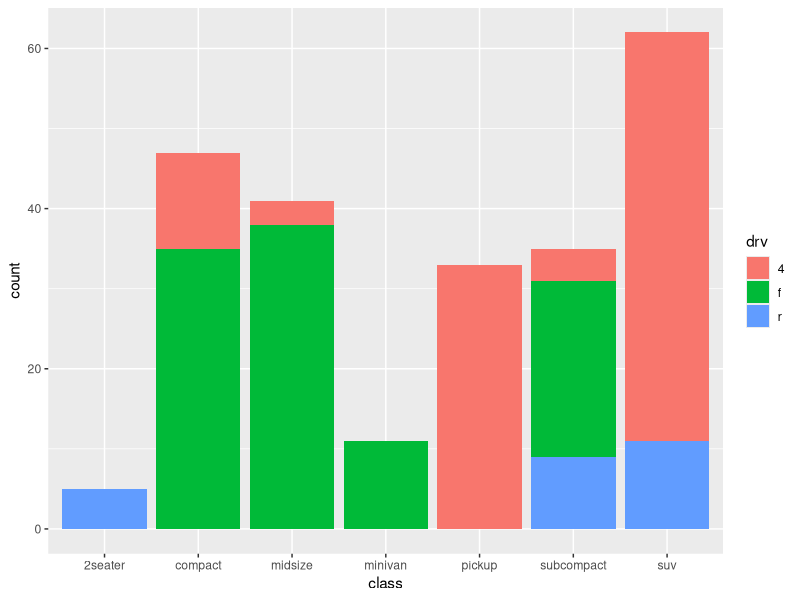
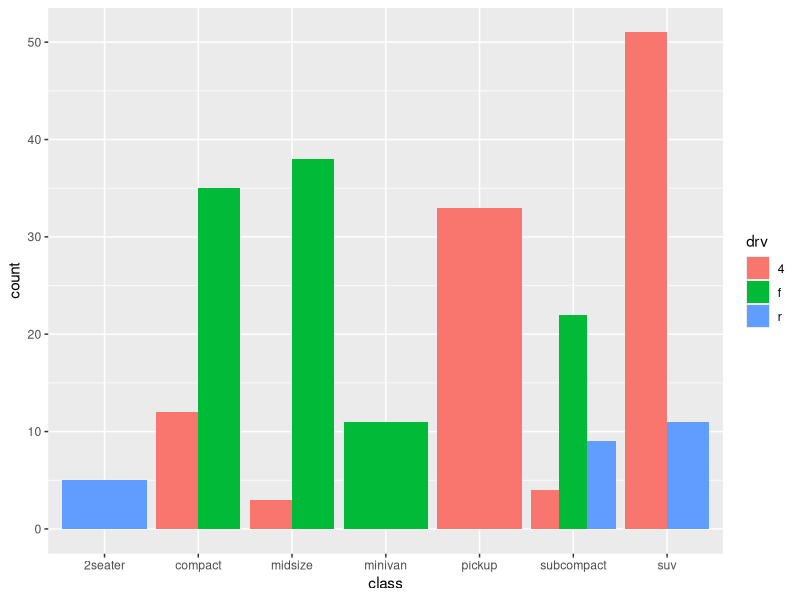
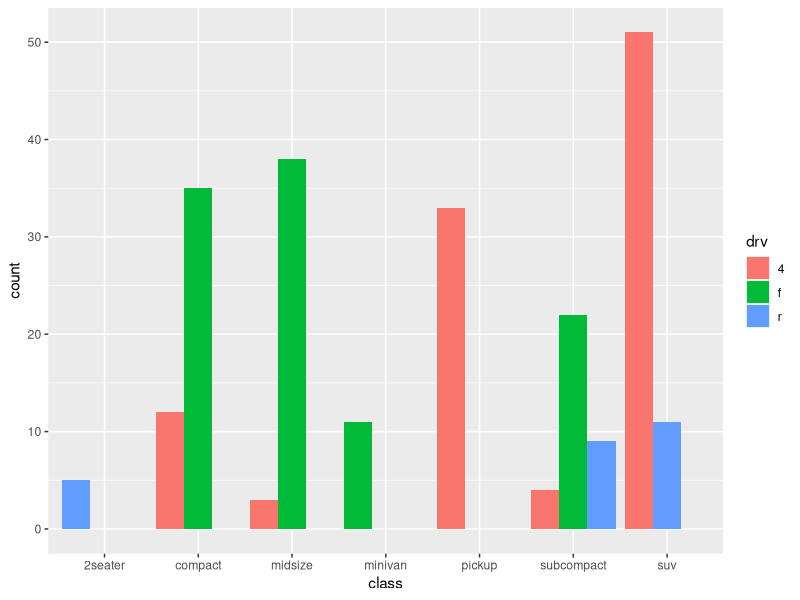
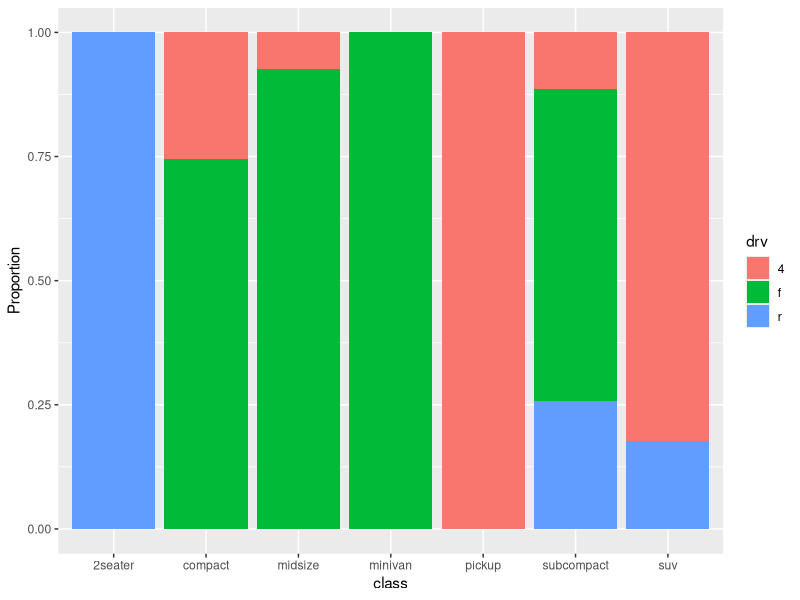
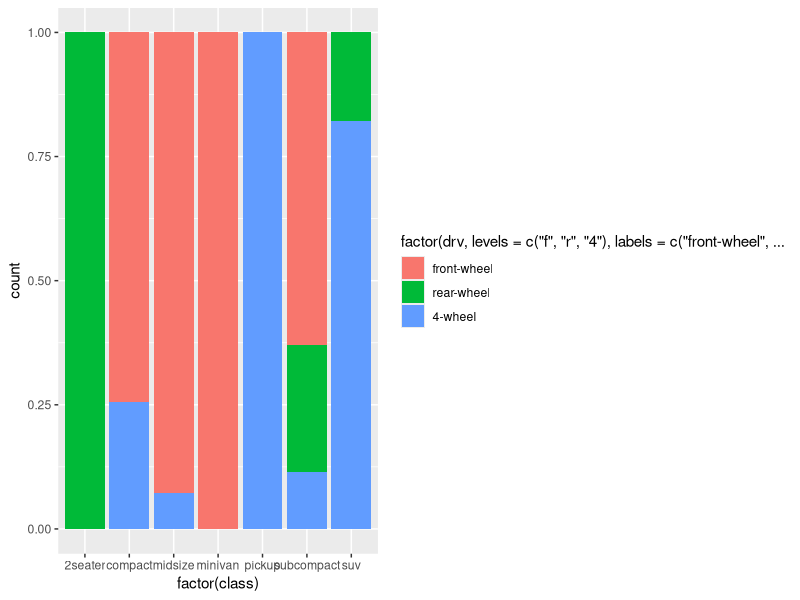
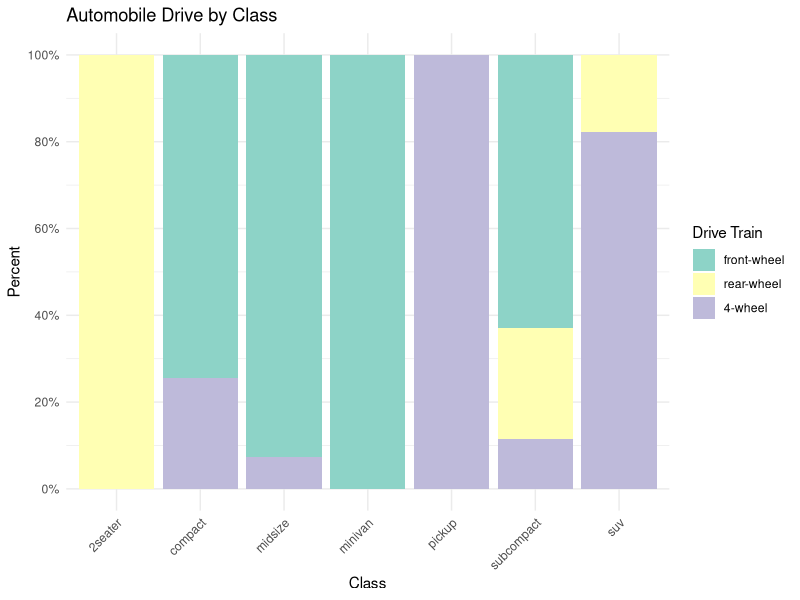
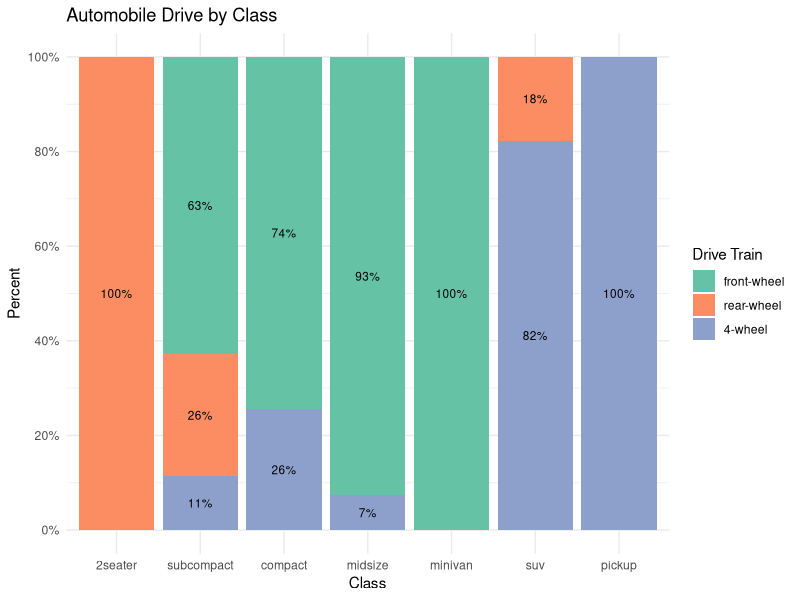
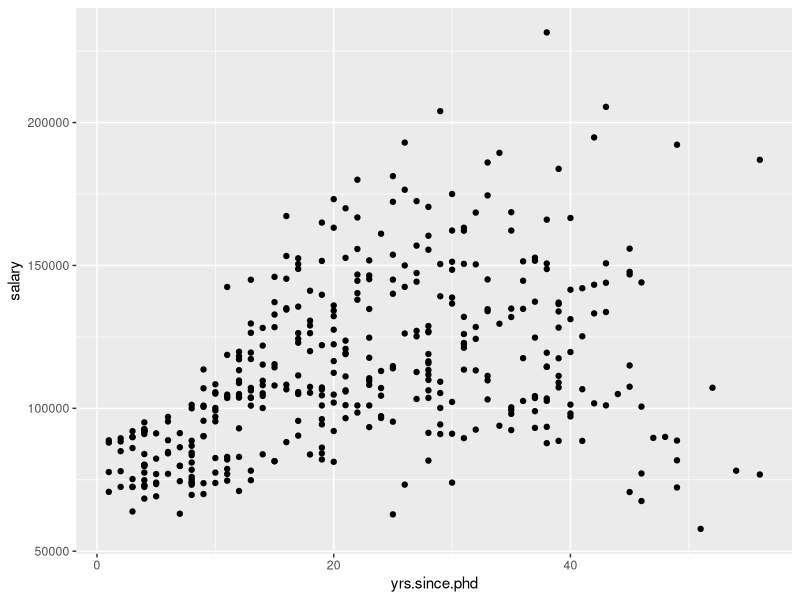

Write R code to recreate these figures, in order. (Note: this script raises an error after producing the figures.)
## ---- chunk 1
knitr::opts_chunk$set(echo = TRUE, warning = FALSE, message = FALSE)
## ---- chunk 2
library(ggplot2)

# stacked bar chart
ggplot(mpg, 
       aes(x = class, 
           fill = drv)) + 
  geom_bar(position = "stack")
## ---- chunk 3
library(ggplot2)

# grouped bar plot
ggplot(mpg, 
       aes(x = class, 
           fill = drv)) + 
  geom_bar(position = "dodge")
## ---- chunk 4
library(ggplot2)

# grouped bar plot preserving zero count bars
ggplot(mpg, 
       aes(x = class, 
           fill = drv)) + 
  geom_bar(position = position_dodge(preserve = "single"))
## ---- chunk 5
library(ggplot2)

# bar plot, with each bar representing 100%
ggplot(mpg, 
       aes(x = class, 
           fill = drv)) + 
  geom_bar(position = "fill") +
  labs(y = "Proportion")
## ---- chunk 6
library(ggplot2)
data(mpg)

# bar plot, with each bar representing 100%, 
# reordered bars, and better labels and colors
library(scales)
b <- ggplot(mpg, aes(x = factor(class),
                     fill = factor(drv,
                                   levels = c("f", "r", "4"),
                                   labels = c("front-wheel", 
                                              "rear-wheel", 
                                              "4-wheel"))))
b + geom_bar(position = "fill")

b + geom_bar(position = "fill") +
  scale_y_continuous(breaks = seq(0, 1, .2), 
                     label = percent) +
  scale_fill_brewer(palette = "Set3") +
  labs(y = "Percent", 
       fill = "Drive Train",
       x = "Class",
       title = "Automobile Drive by Class") + 
  theme_minimal() +
  theme(axis.text.x = element_text(angle = 45,
                                   hjust = 1))
## ---- chunk 7
# change the order the levels for the categorical variable "class"
mpg$class = factor(mpg$class,
                   levels = c("2seater", "subcompact", 
                              "compact", "midsize", 
                              "minivan", "suv", "pickup"))
## ---- chunk 8
# create a summary dataset
library(dplyr)
plotdata <- mpg %>%
  group_by(class, drv) %>%
  summarize(n = n()) %>% 
  mutate(pct = n/sum(n),
         lbl = scales::percent(pct))
plotdata
## ---- chunk 9
# create segmented bar chart
# adding labels to each segment

d <- ggplot(plotdata, 
       aes(x = factor(class),
           y = pct,
           fill = factor(drv, 
                         levels = c("f", "r", "4"),
                         labels = c("front-wheel", 
                                    "rear-wheel", 
                                    "4-wheel"))))
d + geom_bar(stat = "identity",
             position = "fill") +
  scale_y_continuous(breaks = seq(0, 1, .2), 
                     labels = percent) +
  geom_text(aes(label = lbl), 
            size = 3, 
            position = position_stack(vjust = 0.5)) +
  scale_fill_brewer(palette = "Set2") +
  labs(y = "Percent", 
       fill = "Drive Train",
       x = "Class",
       title = "Automobile Drive by Class") +
  theme_minimal()
  
## ---- chunk 10
library(ggplot2)
data(Salaries, package="carData")

# simple scatterplot
f <- ggplot(Salaries, 
       aes(x = yrs.since.phd, 
           y = salary))

f + geom_point()
## ---- chunk 11
# Scatterplot with color, transparency, and axis scaling
# enhanced scatter plot
f + geom_point(color="cornflowerblue", 
               size = 2, 
               alpha=.8) +
  scale_y_continuous(label = scales::dollar, 
                     limits = c(50000, 250000)) +
  scale_x_continuous(breaks = seq(0, 60, 10), 
                     limits=c(0, 60)) + 
  labs(x = "Years Since PhD",
       y = "",
       title = "Experience vs. Salary",
       subtitle = "9-month salary for 2008-2009")
## ---- chunk 12
data(gapminder, package="gapminder")

# Select Australia cases
library(dplyr)
plotdata <- filter(gapminder, 
                   country == "United States")

# simple line plot
ggplot(plotdata, 
       aes(x = year, 
           y = lifeExp)) +
  geom_line() 
## ---- chunk 13
# gridExtra package can control the layout of subgraphs
# install.packages("gridExtra")
library(gridExtra)

# China
plotdata <- filter(gapminder, 
                   country == "China")
p1 <- ggplot(plotdata, 
             aes(x = year, 
                 y = lifeExp)) +
  geom_line() +
  scale_y_continuous(limits = c(40, 90)) +
  labs(title = "China")

# United States
plotdata <- filter(gapminder, 
                   country == "United States")

p2 <- ggplot(plotdata, 
             aes(x = year, 
                 y = lifeExp)) +
  geom_line() +
  scale_y_continuous(limits = c(40, 90)) +
  labs(title = "United States")

# Germany
plotdata <- filter(gapminder, 
                   country == "Germany")
p3 <- ggplot(plotdata, 
             aes(x = year, 
                 y = lifeExp)) +
  geom_line() +
  scale_y_continuous(limits = c(40, 90)) +
  labs(title = "Germany")

# Australia
plotdata <- filter(gapminder, 
                   country == "Australia")
p4 <- ggplot(plotdata, 
             aes(x = year, 
                 y = lifeExp)) +
  geom_line() +
  scale_y_continuous(limits = c(40, 90)) +
  labs(title = "Australia")


grid.arrange(p1, p2, p3, p4, nrow = 2, ncol = 2)
## ---- chunk 14
# line plot with points
# and improved labeling
plotdata <- filter(gapminder, 
                   country == "United States")
ggplot(plotdata, 
       aes(x = year, 
           y = lifeExp)) +
  geom_line(size = 1.5, 
            color = "lightgrey") +
  geom_point(size = 3, 
             color = "steelblue") +
  labs(y = "Life Expectancy (years)", 
       x = "Year",
       title = "Life expectancy changes over time",
       subtitle = "United States (1952-2007)",
       caption = "Source: http://www.gapminder.org/data/")
## ---- chunk 15
h <- ggplot(diamonds, aes(x = carat,
                          y = price))
h + geom_hex()

# You can control the size of the bins by specifying the number of
# bins in each direction:
h + geom_hex(bins = 10)
h + geom_hex(bins = 50)

# Or by specifying the width of the bins
h + geom_hex(binwidth = c(1, 1000))
h + geom_hex(binwidth = c(.1, 500))

# geom_bin2d() produces the similar result but in the square shape.
h + geom_bin2d(binwidth = c(0.1, 500))
## ---- chunk 16
data(Salaries, package="carData")

# calculate mean salary for each rank
library(dplyr)
plotdata <- Salaries %>%
  group_by(rank) %>%
  summarize(mean_salary = mean(salary))

# plot mean salaries
ggplot(plotdata, 
       aes(x = rank, 
           y = mean_salary)) +
  geom_bar(stat = "identity")
## ---- chunk 17
# plot mean salaries in a more attractive fashion
library(scales)
ggplot(plotdata, 
       aes(x = factor(rank, labels = c("Assistant\nProfessor",
                                       "Associate\nProfessor",
                                       "Full\nProfessor")), 
           y = mean_salary)) +
  geom_bar(stat = "identity", 
           fill = "cornflowerblue",
           width = 0.5) +
  geom_text(aes(label = dollar(mean_salary)), 
            vjust = -0.5) +
  scale_y_continuous(limits = c(0, 150000),
                     breaks = seq(0, 150000, 20000), 
                     label = dollar) +
  labs(title = "Mean Salary by Rank", 
       subtitle = "9-month academic salary for 2008-2009",
       x = "",
       y = "") +
  theme_classic()
## ---- chunk 18
# plot the distribution of salaries 
# by rank using kernel density plots
ggplot(Salaries, 
       aes(x = salary, 
           fill = rank)) +
  geom_density(alpha = 0.4) +
  labs(title = "Salary distribution by rank")
## ---- chunk 19
# plot the distribution of salaries by rank using boxplots
ggplot(Salaries, 
       aes(x = rank, 
           y = salary)) +
  geom_boxplot() +
  labs(title = "Salary distribution by rank")
## ---- chunk 20
# plot the distribution of salaries by rank using boxplots
ggplot(Salaries, aes(x = rank, 
                     y = salary)) +
  geom_boxplot(notch = TRUE, 
               fill = "cornflowerblue", 
               alpha = .7) +
  labs(title = "Salary distribution by rank")
## ---- chunk 21
# plot the distribution of salaries 
# by rank using violin plots
ggplot(Salaries, 
       aes(x = rank,
           y = salary)) +
  geom_violin() +
  labs(title = "Salary distribution by rank")
## ---- chunk 22
# plot the distribution using violin and boxplots
ggplot(Salaries, 
       aes(x = rank, 
           y = salary)) +
  geom_violin(fill = "cornflowerblue") +
  geom_boxplot(width = .2, 
               fill = "orange",
               outlier.color = "orange",
               outlier.size = 2) + 
  labs(title = "Salary distribution by rank")
## ---- chunk 23
# plot the distribution of salaries 
# by rank using beewarm-syle plots
library(ggbeeswarm)
library(scales)

ggplot(Salaries, 
       aes(x = factor(rank,
                      labels = c("Assistant\nProfessor",
                                 "Associate\nProfessor",
                                 "Full\nProfessor")), 
           y = salary, 
           color = rank)) +
  geom_quasirandom(alpha = 0.7,
                   size = 1) + 
  scale_y_continuous(label = dollar) +
  labs(title = "Academic Salary by Rank", 
       subtitle = "9-month salary for 2008-2009",
       x = "",
       y = "") +
  theme_minimal() +
  theme(legend.position = "none")
## ---- chunk 24
data(gapminder, package="gapminder")

# subset Asian countries in 2007
library(dplyr)
plotdata <- gapminder %>%
  filter(continent == "Asia" & 
         year == 2007)

# basic Cleveland plot of life expectancy by country
ggplot(plotdata, 
       aes(x= lifeExp, y = country)) +
  geom_point()
## ---- chunk 25
# Sorted Cleveland plot
ggplot(plotdata, 
       aes(x=lifeExp, 
           y=reorder(country, lifeExp))) +
  geom_point()
## ---- chunk 26
# Fancy Cleveland plot
ggplot(plotdata, 
       aes(x = lifeExp, 
           y = reorder(country, lifeExp))) +
  geom_point(color = "blue", 
             size = 2) +
  geom_segment(aes(x = 40, 
               xend = lifeExp, 
               y = reorder(country, lifeExp),
               yend = reorder(country, lifeExp)
               ),
               color = "lightgrey") +
  labs (x = "Life Expectancy (years)",
        y = "",
        title = "Life Expectancy by Country",
        subtitle = "GapMinder data for Asia - 2007") +
  theme_minimal() + 
  theme(panel.grid.major = element_blank(),
        panel.grid.minor = element_blank())
